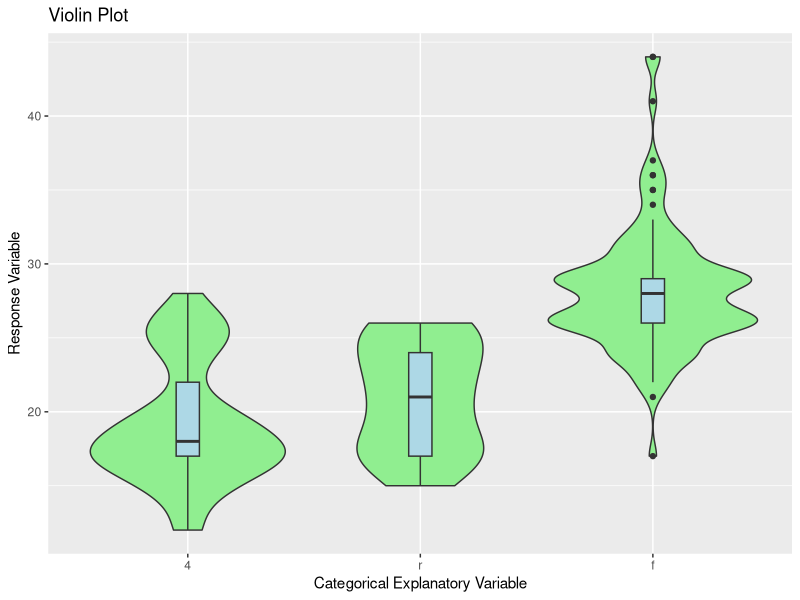
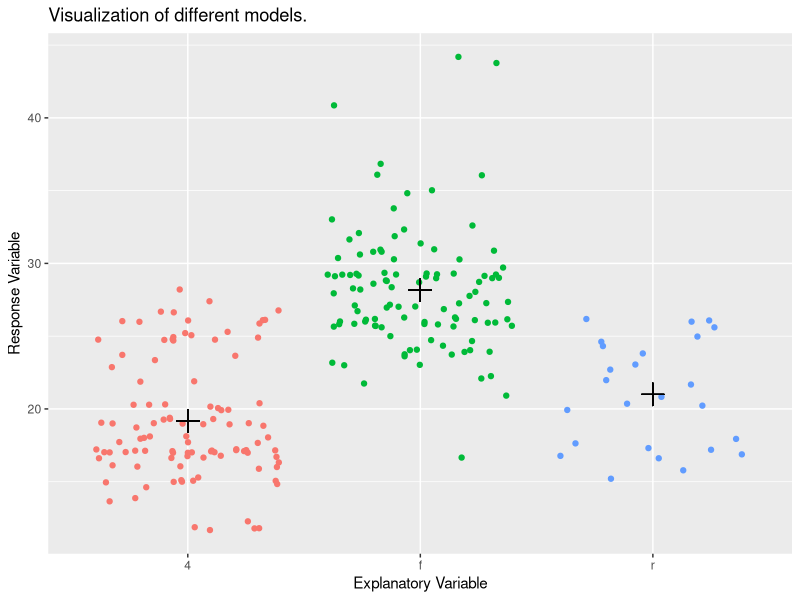
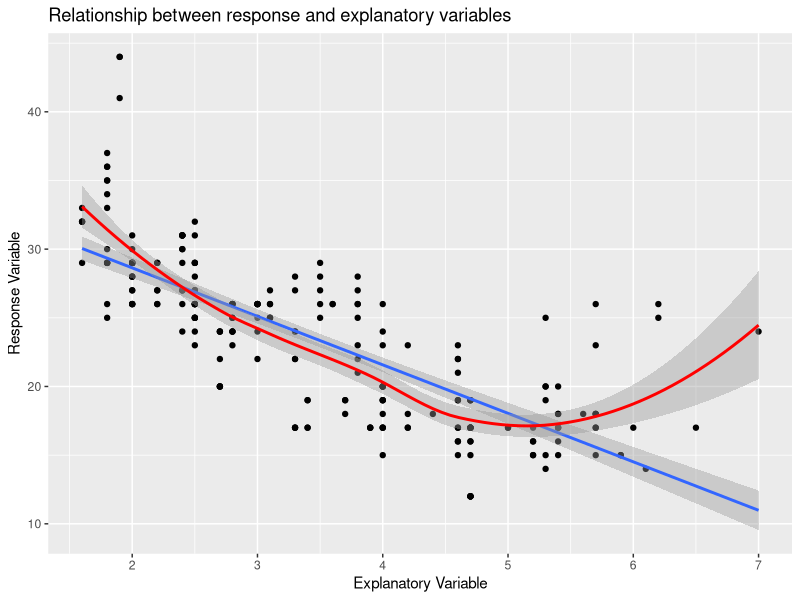
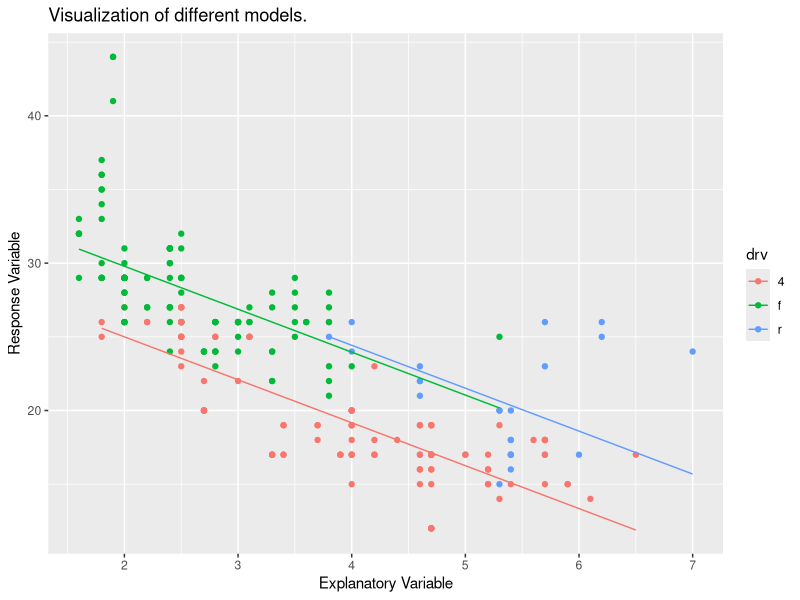
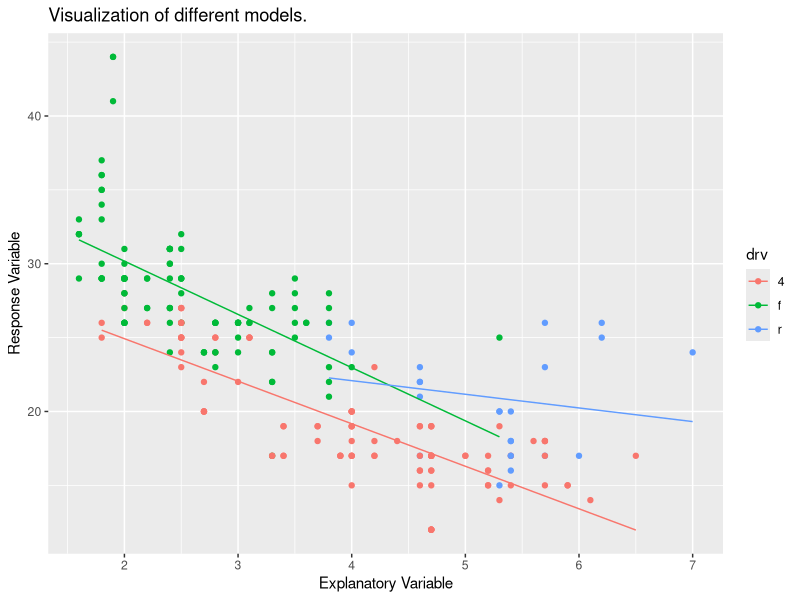

The R source for these figures, in order:
## ---- chunk 1
knitr::opts_chunk$set(echo = TRUE)
# Load libraries
library(tidyverse)
library(modelr)
## ---- chunk 2
## Violin plot
violin_plot <- function(data_set, x, y) {
  x <- data_set[[x]]
  y <- data_set[[y]]
  tibble(x = x, y = y) %>%
    ggplot(aes(reorder(x, y, FUN = median), y)) +
    geom_violin(fill = "lightgreen") +
    geom_boxplot(width = 0.10, fill = "lightblue") +
    labs(title = "Violin Plot",
         x = "Categorical Explanatory Variable",
         y = "Response Variable")
}

## Relationship between response and explanatory
relationship <- function(data_set, x, y) {
  data_set %>%
    ggplot(aes_string(x, y)) +
    geom_point() +
    geom_smooth(method = "lm") +
    geom_smooth(colour = "red") +
    labs(title = "Relationship between response and explanatory variables",
         x = "Explanatory Variable",
         y = "Response Variable")
}

## main effects
graph_main_effects <- function(data_set, model, x, y) {
  data_set %>% 
    add_predictions(model = model, var = "pred") %>% 
    ggplot(aes_string(x = x, y = y, color = x)) +
    geom_point(show.legend = FALSE, position = "jitter") +
    geom_point(aes(y = pred), show.legend = FALSE, size = 5,
               color = "black", shape = 3,) +
    labs(
      title = "Visualization of different models.",
      x = "Explanatory Variable",
      y = "Response Variable"
    )
}

## Analysis of covariance
graph_predictions <- function(data_set, model, x, y, category) {
  data_set %>% 
    add_predictions(model = model, var = "pred") %>% 
    ggplot(aes_string(x = x, y = y, color = category)) +
    geom_point() +
    geom_line(aes(y = pred)) +
    labs(
      title = "Visualization of different models.",
      x = "Explanatory Variable",
      y = "Response Variable"
    )
}

## ---- chunk 3
mpg %>% glimpse()
## ---- chunk 4
violin_plot(mpg, "drv", "hwy")
## ---- chunk 5
zero_slope <- lm(hwy ~ drv, data = mpg)
zero_slope %>% summary()
graph_main_effects(mpg, zero_slope, "drv", "hwy")
## ---- chunk 6
relationship(mpg, "displ", "hwy")
## ---- chunk 7
common_slope <- lm(hwy ~ displ + drv, data = mpg)
common_slope %>% summary()
graph_predictions(mpg, common_slope, "displ", "hwy", "drv")
## ---- chunk 8
different_slopes <- lm(hwy ~ displ + drv + displ * drv, data = mpg)
different_slopes %>% summary()
graph_predictions(mpg, different_slopes, "displ", "hwy", "drv")
## ---- chunk 9
different_slopes %>% 
  predict(newdata = tibble(displ = c(2, 3.5), drv = c("4", "f")))
